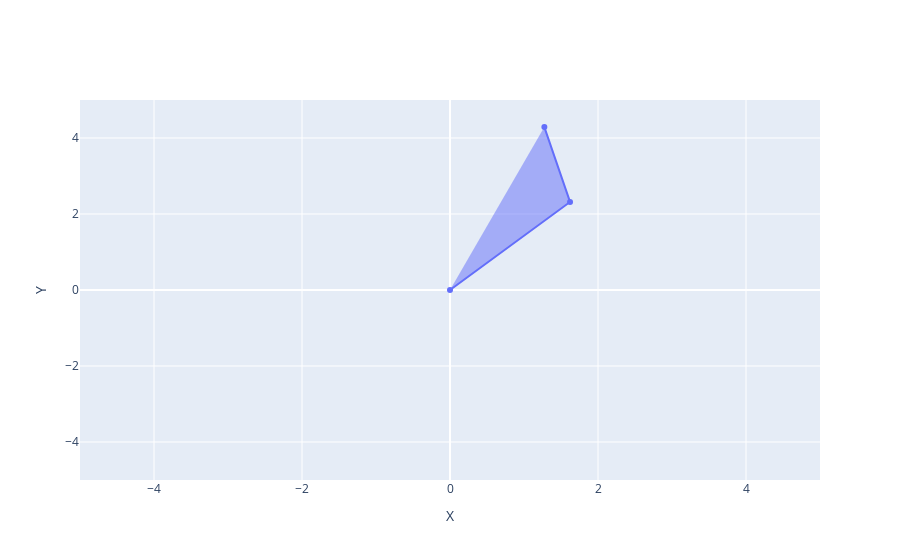

Notebook cell for this chart:
### Code cell
fig = go.Figure(go.Scatter(x=rotated[0,:], y=rotated[1,:], fill="toself"), layout_yaxis_range=[-5,5], layout_xaxis_range=[-5,5])
fig.update_layout(xaxis_title="X", yaxis_title="Y")
fig.show()

### Figure 1 — Plotly figure (JSON) as saved in the notebook; plotly's stock layout.template omitted (floating-point values rounded to 4 significant figures)
{"data": [{"fill": "toself", "type": "scatter", "x": [0, 1.622, 1.275], "y": [0, 2.317, 4.287]}], "layout": {"autosize": true, "xaxis": {"range": [-5, 5], "title": {"text": "X"}, "type": "linear"}, "yaxis": {"range": [-5, 5], "title": {"text": "Y"}, "type": "linear"}}}
